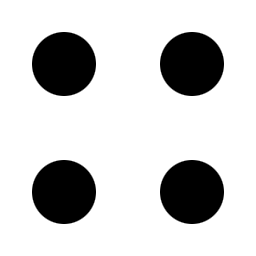
%> input picture 课设压缩/pic.tif, 256 x 256 px
$ octave HuiDuJiLianfHuaYaSuo.m   (GNU Octave 9; MATLAB toolbox functions it lacks are replaced by stand-ins)
%> lines starting %> are read from the running program, lines starting %| are printed output that depends on the picture; in (x1, y1, x2, y2) boxes, pixels count from 0 and x2, y2 are one past the last pixel; in counts of white or black regions, pixels touching at a corner belong together; the program's own positions count from 1
### 课设压缩/quantize.m
function y = quantize(x, b, type)
%QUANTIZE Quantizes the elements of a UINT8 matrix.
% Y = QUANTIZE(X, B, TYPE) quantizes X to B bits. Truncation is used unless
% TYPE is 'igs' for Improved Gray Scale quantization

narginchk(2, 3);
if ~ismatrix(x) || ~isreal(x) || ~isnumeric(x) || ~isa(x, 'uint8')
    error('The input must be a UINT8 numeric matrix.');
end

% Create bit masks for the quantization
lo = uint8(2 ^ (8-b) - 1); %lo有8-b位1在低位，其余位为0
hi = uint8(2 ^ 8 - double(lo) - 1); %hi有b位1在高位，其余位为0

% Perform standard quantization unless IGS is specified
if nargin < 3 || ~strcmpi(type, 'igs') %进行一般灰度量化
    y = bitand(x, hi); %计算x和hi的按位与运算，即保留像素灰度的高位值，灰度差异的大小体现在高位

% Else IGS quantization. Process column-wise. If the MSB's of the pixel are
% all 1's, the sum is set to the pixel value. Else, add the pixel value to
% the LSB's of the previous sum. Then take the MSB's of the sum as the
% quantized value.
% MSB：最高有效位；LSB：最低有效位
else %进行IGS量化
    %IGS扰动方法：对于任何高位不是hi的像素，将其加上前一列相邻像素的对应lo低位的值
    [m,n] = size(x);
    s = zeros(m, 1);
    %获得对应于x中高位不是hi的那些元素的集合
    hitest = double(bitand(x, hi) ~=  hi);
    %figure;imshow(hitest);
    x  = double(x);
    for j = 1:n
        tt = double(bitand(uint8(s), lo));
        %tt为经IGS扰动后的X中前一列像素的对应于lo低位的值
        s = x(:,j)+hitest(:,j) .* tt; %经扰动后的当前列的像素值
        y(:, j) = bitand(uint8(s), hi);%保留当前列像素灰度的高位值
    end
end

### 课设压缩/mat2lpc.m
function y = mat2lpc(x, f)
%MAT2LPC Compresses a matrix using 1-D lossless predictive coding.
% Y = MAT2LPC(X, F) encodes matrix X using 1-D lossless predictive coding.
% A linear prediction of X is made based on the coefficients in F. If F is
% omitted, F = 1 (for previous pixel coding) is assumed. The prediction
% error is then computed and output as encoded matrix Y.
%
% See also LPC2MAT.
error(nargchk(1, 2, nargin));   % Check input arguments
if nargin < 2                   % Set default filter if omitted
    f = 1;
end

x = double(x);                  % Ensure double for computations
[m, n] = size(x);               % Get dimensions of input matrix
p = zeros(m, n);                % Init linear prediction to 0
xs = x; zc = zeros(m, 1);       % Prepare for input shift and pad

for j = 1 : length(f)           % For each filter coefficient
    xs =[zc xs(:, 1:end - 1)];  % Shift and zero pad x
    p = p + f(j) * xs;          % Form partial prediction sums
end

y = x - round(p);               % Compute prediction error

### 课设压缩/mat2huff.m
function y = mat2huff(x)
%MAT2HUFF Huffman encodes a matrix.
% Y = MAT2HUFF(X) Huffman encodes matrix x using symbol probabilities in
% unit-width histogram bins between X's minimum and maximum values. The
% encoded data is returned as a structure Y:
%   Y.code   The Huffman.encoded values of X, stored in a uint16 vector.
%            The other fields of Y contain additional decoding information,
%            including:
%   Y.min    The minimum value of X plus 32768
%   Y.size   The size of X
%   Y.hist   The histogram of X
%
% If X is logical, uint8, uint16, uint32, int8, int16, or double, with
% integer values, it can be input directly to MAT2HUFF. The minimum value
% of X must be representable as an int16.
%
% If X is double with non-integer value---for example, an image with values
% between 0 and 1---first scale X to an appropriate integer range before
% the call. For example, use Y = MAT2HUFF(255*X) for 256 gray level
% encoding.
% NOTE: The number of Huffman code words is
% round(max(X(:)))-round(min(X(:)))+1. You may need to scale input X to
% generate codes of reasonable length. The maximum row or column dimension
% of X is 65535.
%
% See also HUFF2MAT
if ndims(x) ~= 2 || ~isreal(x) || (~isnumeric(x) && ~islogical(x))
    error('X must be a 2-D real numeric or logical matrix.');
end

% Store the size of input x.
y.size = uint32(size(x));
% Find the range of x values and store its minimum value biased by +32768
% as a UINT16
x = round(double(x));
xmin = min(x(:));
xmax = max(x(:));
pmin = double(int16(xmin));
pmin = uint16(pmin + 32768);
y.min = pmin;

% Compute the input histogram between xmin and xmax with unit width bins,
% scale to UINT16, and store.
x = x(:)';
h = histc(x, xmin:xmax);
if max(h) > 65535
    h = 65535 * h / max(h);
end
h = uint16(h);
y.hist = h;
% Code the input matrix and store the result.
map = huffman(double(h));  % Make Huffman code map
hx = map(x(:) - xmin + 1); % Map image
hx = char(hx)';            % Convert to char array
hx = hx(:)';
hx(hx == ' ') = [];        % Remove blanks
ysize = ceil(length(hx)/16); % Compute encoded size
hx16 = repmat('0', 1, ysize * 16); % Pre-allocate modulo - 16 vector
hx16 (1:length(hx)) = hx;     % Make hx modulo -16 in length
hx16 = reshape(hx16, 16, ysize); % Reshape to 16-character words
hx16 = hx16' - '0';       % Convert binary string to decimal
twos = pow2(15: -1: 0);
y.code = uint16(sum(hx16 .* twos(ones(ysize, 1), :), 2))';

### 课设压缩/huffman.m
function CODE = huffman(p)
%HUFFMAN Builds a variable-length Huffman code for symbol source.
% CODE = HUFFMAN(P) returns a Huffman code as binary strings in cell array
% CODE for input symbol probability vector P. Each word in CODE corresponds
% to a symbol whose probability is at the corresponding index of P
%
% Based on huffman5 by Sean Danaher, University of Northumbria, Newcastle
% UK. Available at the MATLAB Central File Exchange: Category General DSP
% in Signal Processing and Communications

% Check the input arguments for reasonableness.
error(nargchk(1, 1, nargin));
if (ndims(p) ~= 2 || min(size(p))>1 || ~isreal(p) || ~isnumeric(p))
    error('P must be a real numeric vector.');
end

% Global variable surviving all recursions of function 'makecode'
global CODE
CODE = cell(length(p), 1); % Init the global cell array

if length(p) > 1  % When more than one symbol ...
    p = p / sum(p);  % Normalize the input probabilities
    s = reduce(p);   % Do Huffman source symbol reductions
    makecode(s, []); % Recursively generate the code
else
    CODE = {'1'};    % Else, trivial one symbol case!
end;

%----------------------------------------------------------------------%
function s = reduce(p)
% Create a Huffman source reduction tree in a MATLAB cell structure by
% performing source symbol reductions until there are only two reduced
% symbols remaining

s = cell(length(p), 1);
% Generate a starting tree with symbol nodes 1, 2, 3, ... to reference the
% symbol probabilities.
for i = 1:length(p)
    s{i} = i;
end
while numel(s) > 2
    [p, i] = sort(p); % Sort the symbol probabilities. 递增排序
                      % p is the sorted array and i is the index array
                      % about the original p
    p(2) = p(1) + p(2); % Merge the 2 lowest probabilities
    p(1) = [];        % and prune the lowest one
    s = s(i);         % Reorder tree for new probabilities
    s{2} = {s{1}, s{2}}; % and merge & prune its nodes
    s(1) = [];        % to match the probabilities
end

%celldisp(s); %递归地显示单元数组内容
%cellplot(s); %产生类似嵌套框的单元数组的图形描述

%----------------------------------------------------------------------%
function makecode(sc, codeword)
% Scan the nodes of a Huffman source reduction tree recursively to generate
% the indicated variable length code words
% Global variable surviving all recursive calls
global CODE
if isa(sc, 'cell')                     % For cell array nodes
    makecode(sc{1}, [codeword 0]);     % add a 0 if the 1st element
    makecode(sc{2}, [codeword 1]);     % or a 1 if the 2nd
else                                   % For leaf (numeric) nodes
    CODE{sc} = char('0' + codeword);   % create a char code string
end


### 课设压缩/imratio.m
function cr = imratio(f1, f2)
%IMRATIO Computes the ratio of the bytes in two images/variables
% CR = IMRATIO(F1, F2) returns the ratio of the number of bytes in
% variables/files F1 and F2. If F1 and F2 are an original and compressed
% image, respectively, CR is the compression ratio.
error(nargchk(2, 2, nargin));  %check input argument
cr = bytes(f1) / bytes(f2);    %Compute the ratio

%.......................................................................
function b = bytes(f)
%Return the number of bytes in input f. If f is a string. assume that it is
%an image filename; if not, it is an image vraiable.
if ischar(f)
    info = dir(f);
    b = info.bytes;
elseif isstruct(f)
    %MATLAB is whos function reports an extra 124 bytes of memory per
    %structure field because of the way MATLAB stores structures in memory.
    %Don't count this extra memory; instead, add up the memory associated
    %with each field.
    b = 0;
    fields = fieldnames(f);  %fildnames函数获得结构体f中各字段的名称
    k1 = length(fields);
    for k = 1:k1
        elements = f.(fields{k});
        k2 = length(elements);
        for m = 1:k2
            ele = elements(m);
            b = b + bytes(ele);
        end
    end
else
    info = whos('f'); %whos函数返回携带matlab工作空间中变量'f'信息的结构体
    b = info.bytes;
end

### 课设压缩/HuiDuJiLianfHuaYaSuo.m
f=imread('pic.tif');
%> f is the input picture: size 256x256 uint8; min 0, max 255, mean 204.9
q=quantize(f,4,'igs');%用函数quantize进行igs量化到4bit
%> in quantize, `hitest = double(bitand(x, hi) ~=  hi);`:
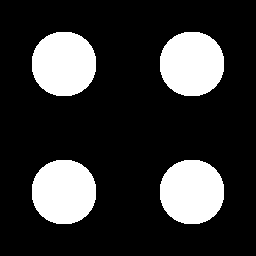
%> hitest: size 256x256 double; values 0 (black) and 1 (white), 20.3% white; 4 white regions, box (x1, y1, x2, y2) and area: (32, 32, 96, 96) 3324, (160, 32, 224, 96) 3324, (32, 160, 96, 224) 3324, (160, 160, 224, 224) 3324
qs=double(q)/16;
e=mat2lpc(qs);    %使用预测编码后
%> the loop in mat2lpc, `for j = 1 : length(f)` made 1 pass
%> pass 1, in mat2lpc, `xs =[zc xs(:, 1:end - 1)];`:
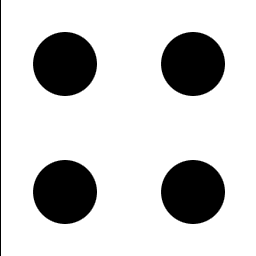
%> xs: size 256x256 double; min 0, max 15, mean 12.01; drawn with min black and max white
%> in mat2lpc, `y = x - round(p);`:
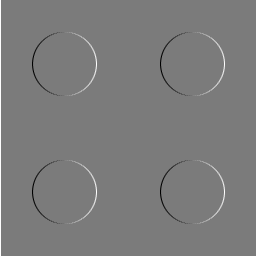
%> y: size 256x256 double; min -14, max 15, mean 0.0586; drawn with min black and max white
c=mat2huff(e);     %再使用霍夫曼编码
%> in mat2huff, `xmin = min(x(:));`: xmin = -14
%> in mat2huff, `xmax = max(x(:));`: xmax = 15
%> in mat2huff, `pmin = double(int16(xmin));`: pmin = -14
%> in mat2huff, `pmin = uint16(pmin + 32768);`: pmin = 32754
%> in mat2huff, `h = histc(x, xmin:xmax);`: h = 30 values, max 63944 at index 15, min 0 at index 2, mean 2184.5
%> in mat2huff, `y.hist = h;`: y.hist has the same summary as h
%> in huffman, `p = p / sum(p);`: p = 30 values, max 0.976 at index 15, min 0 at index 2, mean 0.0333
%> the loop in reduce, `while numel(s) > 2` made 28 passes
%> i on passes 15 to 23: [2 3 4 5 6 7 8 9 10 11 12 13 14 1 15 16], [2 3 4 5 6 7 8 9 10 11 12 13 1 14 15], [2 3 4 5 6 7 8 9 10 11 12 1 13 14], [2 3 4 5 6 7 8 9 10 1 11 12 13], [2 3 4 5 6 7 8 9 10 1 11 12], [2 3 4 5 6 7 8 9 1 10 11], [2 3 4 5 6 7 8 1 9 10], [2 3 4 5 6 7 1 8 9], [2 3 4 5 6 7 1 8]
%> i on passes 24 to 28: [2 3 4 5 6 1 7], [2 3 4 5 1 6], [2 3 4 1 5], [2 3 1 4], [2 1 3]
%> after the loop in reduce, `while numel(s) > 2`: p = [0.0243 0.976]; s = 2 items
%> in mat2huff, `map = huffman(double(h));`: map = 30 items
%> in mat2huff, `hx = map(x(:) - xmin + 1);`: hx = 65536 items
%> in mat2huff, `hx = char(hx)';`: hx = 9 items
%> in mat2huff, `ysize = ceil(length(hx)/16);`: ysize = 4539
%> in mat2huff, `hx16 = reshape(hx16, 16, ysize);`: hx16 = 16 items
imratio(f,c)
%> in imratio, `cr = bytes(f1) / bytes(f2);`: cr = 7.16
%> ans = 7.16
subplot(131),imshow(f),title('原始图像');
subplot(132),imshow(e),title('使用预测编码后');
%> after `imshow(e)`:
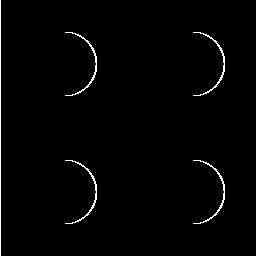
%> displayed picture: size 256x256, on the screen's scale of 0 to 255; 1.4% white in thin lines or dots, all inside (x1, y1, x2, y2) = (0, 0, 225, 256)

% [8 lines of commented-out code are left out]
